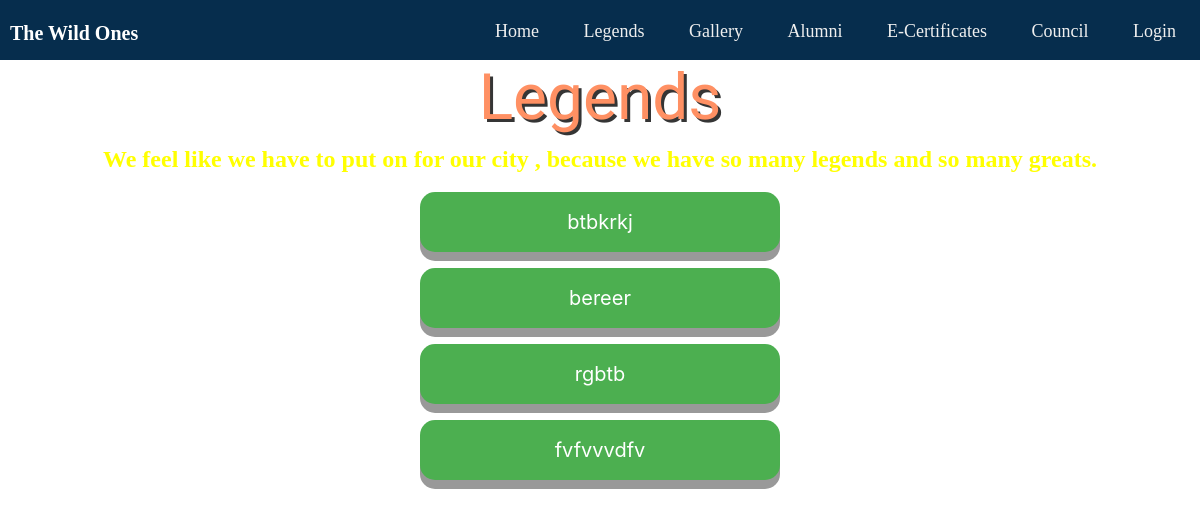
The app's page /legend/, older data.
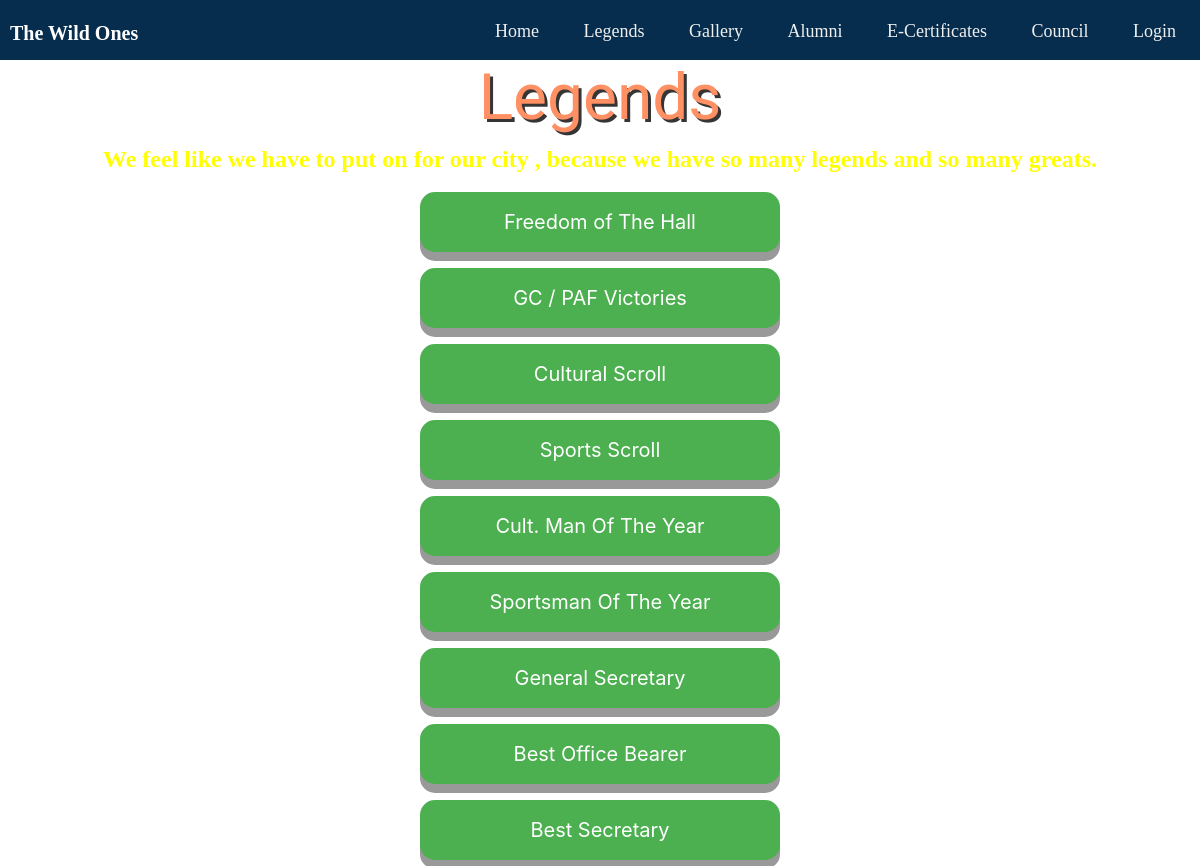
The same page, newer data.
### hostel2/models.py (models this page shows)
class Legend_Category(models.Model):
    name = models.CharField(max_length=150,primary_key=True)
    id = models.CharField(max_length=10)
    def __str__(self):
        return self.name

### hostel2/views.py (the view)
# urls.py: path('legend/', views.legend , name="legend"),
def legend(request):
    all_categorys = Legend_Category.objects.all()
    all_legends = Legends.objects.order_by("-year")
    context = { 'all_categorys' : all_categorys, 'all_legends' : all_legends}
    return render(request, 'hostel2/legend.html', context)

### hostel2/templates/hostel2/legend.html (shortened to what this page needs)
{% extends "hostel2/base.html" %}
 {% block head %}
{% load static %}
<link rel="stylesheet" href="{% static 'hostel2/legend.css'%}">
 {% endblock head %}
{% block body %}
  <div>
    <h1 id="head"> Legends </h1>
    <h4 id="subhead">We feel like we have to put on for our city , because we have so many legends and so many greats.
      {% for category in all_categorys %}
      <p class="button mx-auto streched-link" id={{category.id}} onclick="overlayClicked(this.id)">{{category}}</p><br>
      {% endfor %}
  </div>
{% endblock body %}

### hostel2/templates/hostel2/base.html (shortened to what this page needs)
{% load static %}
<!DOCTYPE html>
<html>
<head>
  <link rel="stylesheet" href="https://maxcdn.bootstrapcdn.com/bootstrap/4.5.0/css/bootstrap.min.css">
  <link rel="stylesheet" href="{% static 'hostel2/navbar.css'%}">
 {% block head %}
 {% endblock head %}
</head>
<body id="bg">
    <div class="nav mb-0 pr-1">
  <div class="nav-header">
    <div class="nav-title">
      <a class="navbar-brand" style="color: white; ">The Wild Ones</a>
    </div>
  </div>
  <div id="uncheck" class="nav-links ml-auto">
    <a href="{% url 'home_page' %}"  >Home</a>
    <a href="{% url 'legend' %}">Legends</a>
    <a href="{% url 'gallery' %}">Gallery</a>
    <a href="{% url 'alumni' %}">Alumni</a>
    <a  href="https://gymkhana.iitb.ac.in/~hostel2/certificate.php">E-Certificates</a>
    <a href="{% url 'contactus' %}">Council</a>
      {% if user.is_authenticated %}
      <a  href="{% url 'profile' %}">Profile</a>
      <a  href="{% url 'logout' %}">Logout</a>
      {% else %}
      <a  href="{% url 'login' %}">Login</a>
      {% endif %}
</div>
</div>
{% block body %}
{% endblock body %}
</body>
</html>

### hostel2/static/hostel2/navbar.css (style rules this page uses)
.nav { height: 60px; width: 100vw; background: #062d4d; z-index: 500; margin-bottom: 7vw; }
.nav>.nav-header { display: inline; }
.nav>.nav-header>.nav-title { display: inline-block; font-size: 28px; color: #fff; font-family: 'Cormorant'; font-weight: bold; padding: 10px 10px 10px 10px; }
.nav>.nav-links { display: inline; font-size: 18px; font-family: 'Poppins'; }
.nav>.nav-links>a { display: inline-block; padding: 13px 20px 13px 20px; text-decoration: none; color: #efefef; text-align:center; }

### hostel2/static/hostel2/legend.css (style rules this page uses)
* { box-sizing: border-box; text-align: center; align-items: center; }
#bg { background-image: url("Images/bg.jpg"); background-position: center; background-size: cover; background-attachment: fixed; }
#head { text-align: center; color: #ff9063; font-size: 4rem !important; font-family: 'Luckiest Guy', cursive; text-shadow: 3px 3px #353535; }
#subhead { font-family: cursive; color: yellow; font-weight: bold; }
.button { display: inline-block; padding: 15px 25px; width: 30%; font-size: 20px; cursor: pointer; text-align: auto; text-decoration: none; outline: none; color: #fff; background-color: #4CAF50; border: none; border-radius: 15px; box-shadow: 0 9px #999; position: relative; top: 10px; }

Row changes from the older to the newer data that the page shows:
removed Legend_Category: name "btbkrkj"
removed Legend_Category: name "bereer"
removed Legend_Category: name "rgbtb"
removed Legend_Category: name "fvfvvvdfv"
added Legend_Category: name "Freedom of The Hall"
added Legend_Category: name "GC / PAF Victories"
added Legend_Category: name "Cultural Scroll"
added Legend_Category: name "Sports Scroll"
added Legend_Category: name "Cult. Man Of The Year"
added Legend_Category: name "Sportsman Of The Year"
added Legend_Category: name "General Secretary"
added Legend_Category: name "Best Office Bearer"
added Legend_Category: name "Best Secretary"
